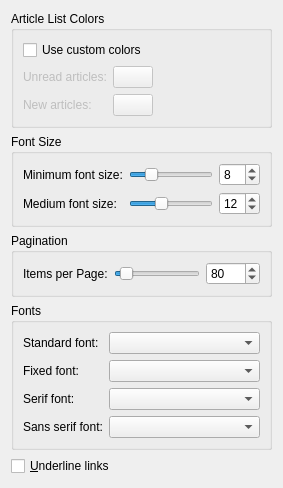
<?xml version="1.0" encoding="UTF-8"?>
<ui version="4.0">
 <author>Frank Osterfeld</author>
 <class>Akregator::SettingsAppearance</class>
 <widget class="QWidget" name="Akregator::SettingsAppearance">
  <layout class="QVBoxLayout" name="verticalLayout" stretch="0,0,0,0,1">
   <item>
    <widget class="QGroupBox" name="groupBox_3">
     <property name="title">
      <string>Article List Colors</string>
     </property>
     <layout class="QGridLayout">
      <item row="1" column="1">
       <spacer>
        <property name="orientation">
         <enum>Qt::Horizontal</enum>
        </property>
        <property name="sizeHint" stdset="0">
         <size>
          <width>40</width>
          <height>20</height>
         </size>
        </property>
       </spacer>
      </item>
      <item row="1" column="0">
       <layout class="QFormLayout" name="formLayout_3">
        <property name="margin">
         <number>0</number>
        </property>
        <item row="0" column="0">
         <widget class="QLabel" name="lbl_unreadArticles">
          <property name="enabled">
           <bool>false</bool>
          </property>
          <property name="text">
           <string>Unread articles:</string>
          </property>
         </widget>
        </item>
        <item row="0" column="1">
         <widget class="KColorButton" name="kcfg_ColorUnreadArticles">
          <property name="enabled">
           <bool>false</bool>
          </property>
         </widget>
        </item>
        <item row="1" column="0">
         <widget class="QLabel" name="lbl_newArticles">
          <property name="enabled">
           <bool>false</bool>
          </property>
          <property name="text">
           <string>New articles:</string>
          </property>
         </widget>
        </item>
        <item row="1" column="1">
         <widget class="KColorButton" name="kcfg_ColorNewArticles">
          <property name="enabled">
           <bool>false</bool>
          </property>
         </widget>
        </item>
       </layout>
      </item>
      <item row="0" column="0">
       <widget class="QCheckBox" name="kcfg_UseCustomColors">
        <property name="text">
         <string>Use custom colors</string>
        </property>
       </widget>
      </item>
     </layout>
    </widget>
   </item>
   <item>
    <widget class="QGroupBox" name="groupBox_2">
     <property name="title">
      <string>Font Size</string>
     </property>
     <layout class="QFormLayout" name="formLayout_2">
      <item row="0" column="0">
       <widget class="QLabel" name="lbl_MinimumFontSize">
        <property name="text">
         <string>Minimum font size:</string>
        </property>
       </widget>
      </item>
      <item row="0" column="1">
       <layout class="QHBoxLayout">
        <property name="margin">
         <number>0</number>
        </property>
        <item>
         <widget class="QSlider" name="slider_minimumFontSize">
          <property name="minimum">
           <number>2</number>
          </property>
          <property name="maximum">
           <number>30</number>
          </property>
          <property name="value">
           <number>8</number>
          </property>
          <property name="orientation">
           <enum>Qt::Horizontal</enum>
          </property>
          <property name="tickInterval">
           <number>3</number>
          </property>
         </widget>
        </item>
        <item>
         <widget class="KIntSpinBox" name="kcfg_MinimumFontSize">
          <property name="value">
           <number>8</number>
          </property>
         </widget>
        </item>
       </layout>
      </item>
      <item row="1" column="0">
       <widget class="QLabel" name="lbl_MediumFontSize">
        <property name="text">
         <string>Medium font size:</string>
        </property>
       </widget>
      </item>
      <item row="1" column="1">
       <layout class="QHBoxLayout">
        <property name="margin">
         <number>0</number>
        </property>
        <item>
         <widget class="QSlider" name="slider_mediumFontSize">
          <property name="minimum">
           <number>2</number>
          </property>
          <property name="maximum">
           <number>30</number>
          </property>
          <property name="value">
           <number>12</number>
          </property>
          <property name="orientation">
           <enum>Qt::Horizontal</enum>
          </property>
          <property name="tickInterval">
           <number>3</number>
          </property>
         </widget>
        </item>
        <item>
         <widget class="KIntSpinBox" name="kcfg_MediumFontSize">
          <property name="value">
           <number>12</number>
          </property>
         </widget>
        </item>
       </layout>
      </item>
     </layout>
    </widget>
   </item>
   <item>
    <widget class="QGroupBox" name="groupBox">
     <property name="title">
      <string>Pagination</string>
     </property>
     <layout class="QFormLayout" name="formLayout">
      <item row="0" column="0">
       <widget class="QLabel" name="textLabel1">
        <property name="text">
         <string>Items per Page:</string>
        </property>
       </widget>
      </item>
      <item row="0" column="1">
       <layout class="QHBoxLayout" name="horizontalLayout">
        <item>
         <widget class="QSlider" name="slider_PaginationCount">
          <property name="minimum">
           <number>4</number>
          </property>
          <property name="maximum">
           <number>1000</number>
          </property>
          <property name="value">
           <number>80</number>
          </property>
          <property name="orientation">
           <enum>Qt::Horizontal</enum>
          </property>
         </widget>
        </item>
        <item>
         <widget class="KIntSpinBox" name="kcfg_PaginationCount">
          <property name="minimum">
           <number>4</number>
          </property>
          <property name="maximum">
           <number>1000</number>
          </property>
          <property name="value">
           <number>80</number>
          </property>
         </widget>
        </item>
       </layout>
      </item>
     </layout>
    </widget>
   </item>
   <item>
    <widget class="QGroupBox" name="groupBox">
     <property name="title">
      <string>Fonts</string>
     </property>
     <layout class="QFormLayout" name="formLayout">
      <item row="0" column="0">
       <widget class="QLabel" name="textLabel1">
        <property name="text">
         <string>Standard font:</string>
        </property>
       </widget>
      </item>
      <item row="0" column="1">
       <widget class="KFontComboBox" name="kcfg_StandardFont"/>
      </item>
      <item row="1" column="0">
       <widget class="QLabel" name="textLabel2_2">
        <property name="text">
         <string>Fixed font:</string>
        </property>
       </widget>
      </item>
      <item row="1" column="1">
       <widget class="KFontComboBox" name="kcfg_FixedFont"/>
      </item>
      <item row="2" column="0">
       <widget class="QLabel" name="textLabel3">
        <property name="text">
         <string>Serif font:</string>
        </property>
       </widget>
      </item>
      <item row="2" column="1">
       <widget class="KFontComboBox" name="kcfg_SerifFont"/>
      </item>
      <item row="3" column="0">
       <widget class="QLabel" name="textLabel4">
        <property name="text">
         <string>Sans serif font:</string>
        </property>
       </widget>
      </item>
      <item row="3" column="1">
       <widget class="KFontComboBox" name="kcfg_SansSerifFont"/>
      </item>
     </layout>
    </widget>
   </item>
   <item>
    <widget class="QCheckBox" name="kcfg_UnderlineLinks">
     <property name="text">
      <string>&amp;Underline links</string>
     </property>
    </widget>
   </item>
   <item>
    <spacer>
     <property name="sizeHint" stdset="0">
      <size>
       <width>20</width>
       <height>1</height>
      </size>
     </property>
    </spacer>
   </item>
  </layout>
 </widget>
 <customwidgets>
  <customwidget>
   <class>KIntSpinBox</class>
   <extends>QSpinBox</extends>
   <header>knuminput.h</header>
  </customwidget>
  <customwidget>
   <class>KFontComboBox</class>
   <extends>KComboBox</extends>
   <header>kfontcombobox.h</header>
  </customwidget>
  <customwidget>
   <class>KComboBox</class>
   <extends>QComboBox</extends>
   <header>kcombobox.h</header>
  </customwidget>
  <customwidget>
   <class>KColorButton</class>
   <extends>QPushButton</extends>
   <header>kcolorbutton.h</header>
  </customwidget>
 </customwidgets>
 <resources/>
 <connections/>
</ui>
